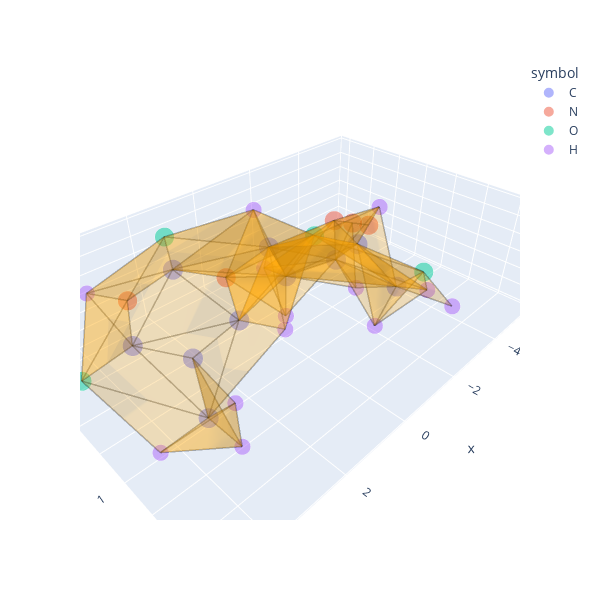

Source (notebook cell):
### Markdown cell above
Visualise the 2-skeleton of the molecular complex. You may need to change the `renderer` keyword argument.

### Code cell
# Click and drag the Plotly figure to rotate the molecular complex!
m.plot_skeleton(n=2, renderer='vscode')

### Figure 1 — Plotly figure (JSON) as saved in the notebook; plotly's stock layout.template omitted (floating-point values rounded to 4 significant figures; data arrays with more than 128 entries replaced by an {"elided": "..."} marker saying what was removed)
{"data": [{"hovertemplate": "symbol=C<br>x=%{x}<br>y=%{y}<br>z=%{z}<br>vdw_radius=%{marker.size}<extra></extra>", "legendgroup": "C", "marker": {"color": "#636efa", "opacity": 0.5, "size": [1.7, 1.7, 1.7, 1.7, 1.7, 1.7, 1.7, 1.7, 1.7, 1.7], "sizemode": "area", "sizeref": 0.00425, "symbol": "circle"}, "mode": "markers", "name": "C", "scene": "scene", "showlegend": true, "type": "scatter3d", "x": [3.575, 2.948, 1.572, -0.4901, -1.228, -2.535, -2.173, -2.049, 1.723, 3.69], "y": [1.683, 0.3587, 0.291, -0.9408, -1.099, -0.4132, 0.604, 2.019, -2.041, -0.8272], "z": [-0.4699, -0.1306, 0.1074, 0.6518, -0.6655, -0.3953, 0.6927, 0.1161, 0.4824, -0.04889]}, {"hovertemplate": "symbol=N<br>x=%{x}<br>y=%{y}<br>z=%{z}<br>vdw_radius=%{marker.size}<extra></extra>", "legendgroup": "N", "marker": {"color": "#EF553B", "opacity": 0.5, "size": [1.55, 1.55, 1.55, 1.55, 1.55], "sizemode": "area", "sizeref": 0.00425, "symbol": "circle"}, "mode": "markers", "name": "N", "scene": "scene", "showlegend": true, "type": "scatter3d", "x": [0.9709, -3.505, -4.588, -5.669, 3.063], "y": [-0.894, -1.377, -1.551, -1.726, -1.995], "z": [0.434, 0.1212, -0.4395, -0.9995, 0.2489]}, {"hovertemplate": "symbol=O<br>x=%{x}<br>y=%{y}<br>z=%{z}<br>vdw_radius=%{marker.size}<extra></extra>", "legendgroup": "O", "marker": {"color": "#00cc96", "opacity": 0.5, "size": [1.52, 1.52, 1.52, 1.52], "sizemode": "area", "sizeref": 0.00425, "symbol": "circle"}, "mode": "markers", "name": "O", "scene": "scene", "showlegend": true, "type": "scatter3d", "x": [-1.693, -0.9449, 1.183, 4.934], "y": [2.916, 0.2342, -3.153, -0.8244], "z": [1.132, 1.289, 0.7392, -0.254]}, {"hovertemplate": "symbol=H<br>x=%{x}<br>y=%{y}<br>z=%{z}<br>vdw_radius=%{marker.size}<extra></extra>", "legendgroup": "H", "marker": {"color": "#ab63fa", "opacity": 0.5, "size": [1.1, 1.1, 1.1, 1.1, 1.1, 1.1, 1.1, 1.1, 1.1, 1.1, 1.1, 1.1, 1.1], "sizemode": "area", "sizeref": 0.00425, "symbol": "circle"}, "mode": "markers", "name": "H", "scene": "scene", "showlegend": true, "type": "scatter3d", "x": [4.669, 3.111, 3.403, 0.9862, -0.7562, -1.35, -0.6911, -2.924, -2.959, -1.276, -3.026, -1.591, 3.622], "y": [1.6, 2.089, 2.398, 1.199, -1.793, -2.168, -0.5638, 0.06809, 0.6238, 2.032, 2.327, 3.801, -2.879], "z": [-0.6363, -1.394, 0.3625, 0.02846, 1.318, -0.9465, -1.481, -1.323, 1.48, -0.6848, -0.3217, 0.6933, 0.294]}, {"line": {"color": "black", "width": 3}, "mode": "lines", "name": "1-simplex", "opacity": 0.3, "showlegend": false, "type": "scatter3d", "x": {"elided": "303 float values"}, "y": {"elided": "303 float values"}, "z": {"elided": "303 float values"}}, {"alphahull": 0, "color": "orange", "i": [24, 17, 2, 24, 10, 10, 0, 3, 0, 11, 4, 16, 10, 3, 11, 4, 2, 25, 10, 4, 4, 11, 3, 11, 2, 27, 0, 3, 10, 8, 13, 0, 2, 16, 24, 2, 10, 0, 17, 0, 24, 2, 3, 10, 10, 10, 2, 5, 23, 10, 4, 11, 16, 0, 4, 10, 4, 0, 4, 31, 0, 0, 1, 25, 4, 3, 16, 10, 16, 10, 8, 26, 11, 11, 26, 4, 11, 10, 19, 27, 10, 2, 3, 10, 10, 16, 16, 24, 10], "j": [25, 18, 3, 6, 11, 4, 19, 4, 17, 12, 14, 17, 27, 4, 12, 13, 3, 5, 27, 6, 13, 28, 5, 28, 3, 10, 2, 14, 4, 6, 4, 1, 4, 14, 5, 3, 11, 20, 2, 19, 4, 13, 4, 13, 4, 29, 4, 6, 14, 6, 5, 12, 18, 18, 5, 12, 23, 1, 14, 14, 1, 1, 2, 3, 5, 4, 31, 11, 17, 11, 26, 5, 12, 5, 11, 5, 29, 11, 20, 6, 5, 4, 13, 4, 11, 14, 17, 5, 27], "k": [5, 31, 13, 7, 12, 7, 21, 13, 18, 29, 15, 31, 6, 5, 30, 22, 14, 6, 7, 7, 23, 6, 14, 29, 4, 11, 22, 23, 13, 7, 5, 20, 13, 15, 7, 5, 6, 21, 14, 20, 5, 22, 23, 5, 6, 6, 5, 7, 15, 7, 14, 28, 31, 19, 23, 13, 15, 17, 23, 15, 21, 2, 17, 5, 7, 14, 15, 28, 18, 13, 6, 6, 13, 6, 6, 6, 6, 5, 21, 7, 6, 22, 23, 5, 29, 31, 14, 6, 13], "name": "2-simplex", "opacity": 0.25, "type": "mesh3d", "x": [3.575, 2.948, 1.572, 0.9709, -0.4901, -1.228, -2.535, -3.505, -4.588, -5.669, -2.173, -2.049, -1.693, -0.9449, 1.723, 1.183, 3.063, 3.69, 4.934, 4.669, 3.111, 3.403, 0.9862, -0.7562, -1.35, -0.6911, -2.924, -2.959, -1.276, -3.026, -1.591, 3.622], "y": [1.683, 0.3587, 0.291, -0.894, -0.9408, -1.099, -0.4132, -1.377, -1.551, -1.726, 0.604, 2.019, 2.916, 0.2342, -2.041, -3.153, -1.995, -0.8272, -0.8244, 1.6, 2.089, 2.398, 1.199, -1.793, -2.168, -0.5638, 0.06809, 0.6238, 2.032, 2.327, 3.801, -2.879], "z": [-0.4699, -0.1306, 0.1074, 0.434, 0.6518, -0.6655, -0.3953, 0.1212, -0.4395, -0.9995, 0.6927, 0.1161, 1.132, 1.289, 0.4824, 0.7392, 0.2489, -0.04889, -0.254, -0.6363, -1.394, 0.3625, 0.02846, 1.318, -0.9465, -1.481, -1.323, 1.48, -0.6848, -0.3217, 0.6933, 0.294]}], "layout": {"height": 600, "legend": {"itemsizing": "constant", "title": {"text": "symbol"}, "tracegroupgap": 0}, "margin": {"t": 60}, "scene": {"domain": {"x": [0, 1], "y": [0, 1]}, "xaxis": {"title": {"text": "x"}}, "yaxis": {"title": {"text": "y"}}, "zaxis": {"title": {"text": "z"}}}, "width": 600}}
